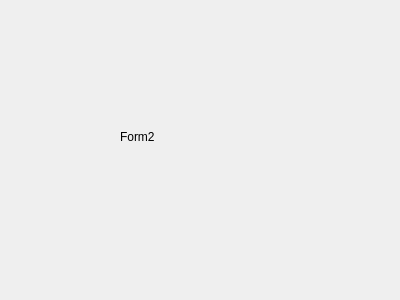
<?xml version="1.0" encoding="UTF-8"?>
<ui version="4.0">
 <class>Form2</class>
 <widget class="QWidget" name="Form2">
  <property name="geometry">
   <rect>
    <x>0</x>
    <y>0</y>
    <width>400</width>
    <height>300</height>
   </rect>
  </property>
  <property name="windowTitle">
   <string>Form</string>
  </property>
  <widget class="QLabel" name="label">
   <property name="geometry">
    <rect>
     <x>120</x>
     <y>130</y>
     <width>47</width>
     <height>13</height>
    </rect>
   </property>
   <property name="text">
    <string>Form2</string>
   </property>
  </widget>
 </widget>
 <resources/>
 <connections/>
</ui>
